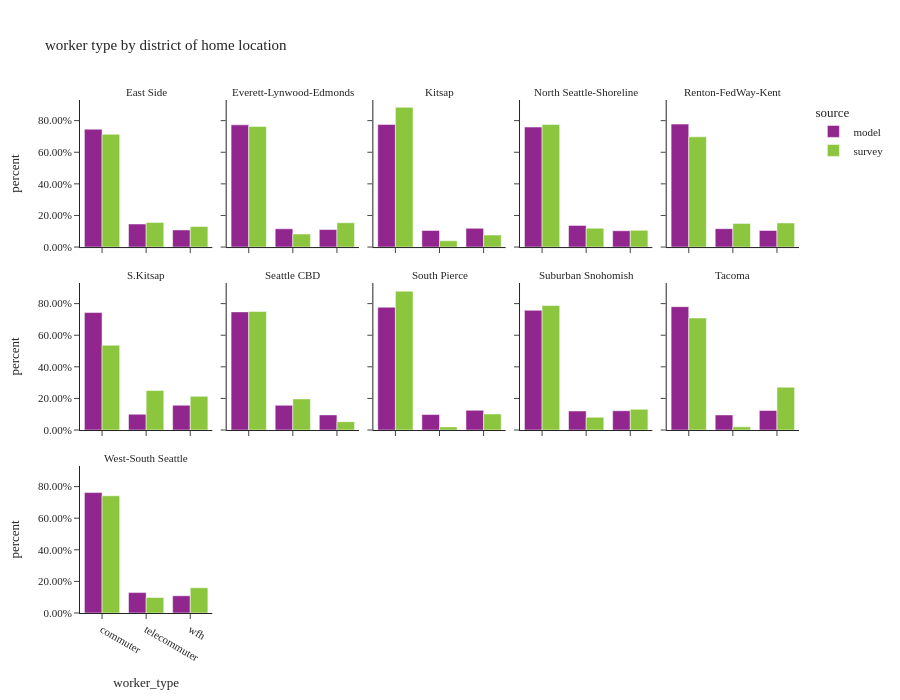

Write notebook code for a chart like this one.
### Code cell
df_worker_count = workers.groupby(['source','district_name_hh','worker_type']).agg(
    total=pd.NamedAgg(column="pdexpfac", aggfunc="sum"),
    sample_size=pd.NamedAgg(column="pdexpfac", aggfunc="size")).reset_index()

df_worker_count = workers.groupby(['source','district_name_hh','worker_type'])['pdexpfac']. \
    sum().reset_index()
df_worker_count['percent'] = df_worker_count.groupby(['source','district_name_hh'], group_keys=False)['pdexpfac']. \
    apply(lambda x: x / float(x.sum()))

df_worker_count_ct = workers.groupby(['source','district_name_hh','worker_type'])['pdexpfac'].count().reset_index(). \
    rename(columns={'pdexpfac':'sample count'})
df_worker_count = df_worker_count.merge(df_worker_count_ct, on=['source','district_name_hh','worker_type']). \
    rename(columns={'pdexpfac':'total count'})

fig = px.bar(df_worker_count.sort_values(by=['source','district_name_hh']), x='worker_type', y="percent",
             facet_col="district_name_hh",facet_col_wrap=5,color="source",
             barmode="group",hover_data=['sample count','total count'],
             title="worker type by district of home location")
fig.for_each_annotation(lambda a: a.update(text = a.text.split("=")[-1]))
fig.update_layout(height=700, width=900, font=dict(size=11))
fig.for_each_yaxis(lambda a: a.update(tickformat = ".2%"))
fig.update_xaxes(categoryorder='array', categoryarray= ['commuter','telecommuter','wfh'])
fig.show()

### Figure 1 — Plotly figure (JSON) as saved in the notebook; plotly's stock layout.template omitted (floating-point values rounded to 4 significant figures)
{"data": [{"alignmentgroup": "True", "customdata": [[144200.0, 288300.0], [28170.0, 56330.0], [20950.0, 41880.0]], "hovertemplate": "source=model<br>district_name_hh=East Side<br>worker_type=%{x}<br>percent=%{y}<br>sample count=%{customdata[0]}<br>total count=%{customdata[1]}<extra></extra>", "legendgroup": "model", "marker": {"color": "#91268F", "pattern": {"shape": ""}}, "name": "model", "offsetgroup": "model", "orientation": "v", "showlegend": true, "textposition": "auto", "type": "bar", "x": ["commuter", "telecommuter", "wfh"], "xaxis": "x11", "y": [0.7459, 0.1457, 0.1083], "yaxis": "y11"}, {"alignmentgroup": "True", "customdata": [[64060.0, 128100.0], [9571.0, 19140.0], [9185.0, 18370.0]], "hovertemplate": "source=model<br>district_name_hh=Everett-Lynwood-Edmonds<br>worker_type=%{x}<br>percent=%{y}<br>sample count=%{customdata[0]}<br>total count=%{customdata[1]}<extra></extra>", "legendgroup": "model", "marker": {"color": "#91268F", "pattern": {"shape": ""}}, "name": "model", "offsetgroup": "model", "orientation": "v", "showlegend": false, "textposition": "auto", "type": "bar", "x": ["commuter", "telecommuter", "wfh"], "xaxis": "x12", "y": [0.7735, 0.1156, 0.1109], "yaxis": "y12"}, {"alignmentgroup": "True", "customdata": [[47750.0, 95470.0], [6493.0, 12980.0], [7281.0, 14560.0]], "hovertemplate": "source=model<br>district_name_hh=Kitsap<br>worker_type=%{x}<br>percent=%{y}<br>sample count=%{customdata[0]}<br>total count=%{customdata[1]}<extra></extra>", "legendgroup": "model", "marker": {"color": "#91268F", "pattern": {"shape": ""}}, "name": "model", "offsetgroup": "model", "orientation": "v", "showlegend": false, "textposition": "auto", "type": "bar", "x": ["commuter", "telecommuter", "wfh"], "xaxis": "x13", "y": [0.7761, 0.1056, 0.1184], "yaxis": "y13"}, {"alignmentgroup": "True", "customdata": [[85020.0, 169700.0], [15340.0, 30650.0], [11550.0, 23080.0]], "hovertemplate": "source=model<br>district_name_hh=North Seattle-Shoreline<br>worker_type=%{x}<br>percent=%{y}<br>sample count=%{customdata[0]}<br>total count=%{customdata[1]}<extra></extra>", "legendgroup": "model", "marker": {"color": "#91268F", "pattern": {"shape": ""}}, "name": "model", "offsetgroup": "model", "orientation": "v", "showlegend": false, "textposition": "auto", "type": "bar", "x": ["commuter", "telecommuter", "wfh"], "xaxis": "x14", "y": [0.7595, 0.1372, 0.1033], "yaxis": "y14"}, {"alignmentgroup": "True", "customdata": [[133200.0, 265900.0], [19930.0, 39820.0], [18040.0, 36030.0]], "hovertemplate": "source=model<br>district_name_hh=Renton-FedWay-Kent<br>worker_type=%{x}<br>percent=%{y}<br>sample count=%{customdata[0]}<br>total count=%{customdata[1]}<extra></extra>", "legendgroup": "model", "marker": {"color": "#91268F", "pattern": {"shape": ""}}, "name": "model", "offsetgroup": "model", "orientation": "v", "showlegend": false, "textposition": "auto", "type": "bar", "x": ["commuter", "telecommuter", "wfh"], "xaxis": "x15", "y": [0.7781, 0.1165, 0.1054], "yaxis": "y15"}, {"alignmentgroup": "True", "customdata": [[97720.0, 24430.0], [13110.0, 3278.0], [20620.0, 5154.0]], "hovertemplate": "source=model<br>district_name_hh=S.Kitsap<br>worker_type=%{x}<br>percent=%{y}<br>sample count=%{customdata[0]}<br>total count=%{customdata[1]}<extra></extra>", "legendgroup": "model", "marker": {"color": "#91268F", "pattern": {"shape": ""}}, "name": "model", "offsetgroup": "model", "orientation": "v", "showlegend": false, "textposition": "auto", "type": "bar", "x": ["commuter", "telecommuter", "wfh"], "xaxis": "x6", "y": [0.7434, 0.09974, 0.1569], "yaxis": "y6"}, {"alignmentgroup": "True", "customdata": [[62050.0, 123900.0], [13010.0, 25960.0], [7953.0, 15870.0]], "hovertemplate": "source=model<br>district_name_hh=Seattle CBD<br>worker_type=%{x}<br>percent=%{y}<br>sample count=%{customdata[0]}<br>total count=%{customdata[1]}<extra></extra>", "legendgroup": "model", "marker": {"color": "#91268F", "pattern": {"shape": ""}}, "name": "model", "offsetgroup": "model", "orientation": "v", "showlegend": false, "textposition": "auto", "type": "bar", "x": ["commuter", "telecommuter", "wfh"], "xaxis": "x7", "y": [0.7475, 0.1567, 0.09581], "yaxis": "y7"}, {"alignmentgroup": "True", "customdata": [[876600.0, 219100.0], [110500.0, 27630.0], [140900.0, 35230.0]], "hovertemplate": "source=model<br>district_name_hh=South Pierce<br>worker_type=%{x}<br>percent=%{y}<br>sample count=%{customdata[0]}<br>total count=%{customdata[1]}<extra></extra>", "legendgroup": "model", "marker": {"color": "#91268F", "pattern": {"shape": ""}}, "name": "model", "offsetgroup": "model", "orientation": "v", "showlegend": false, "textposition": "auto", "type": "bar", "x": ["commuter", "telecommuter", "wfh"], "xaxis": "x8", "y": [0.7771, 0.09798, 0.1249], "yaxis": "y8"}, {"alignmentgroup": "True", "customdata": [[103100.0, 206100.0], [16380.0, 32750.0], [16590.0, 33180.0]], "hovertemplate": "source=model<br>district_name_hh=Suburban Snohomish<br>worker_type=%{x}<br>percent=%{y}<br>sample count=%{customdata[0]}<br>total count=%{customdata[1]}<extra></extra>", "legendgroup": "model", "marker": {"color": "#91268F", "pattern": {"shape": ""}}, "name": "model", "offsetgroup": "model", "orientation": "v", "showlegend": false, "textposition": "auto", "type": "bar", "x": ["commuter", "telecommuter", "wfh"], "xaxis": "x9", "y": [0.7576, 0.1204, 0.122], "yaxis": "y9"}, {"alignmentgroup": "True", "customdata": [[412200.0, 103100.0], [50440.0, 12610.0], [65390.0, 16350.0]], "hovertemplate": "source=model<br>district_name_hh=Tacoma<br>worker_type=%{x}<br>percent=%{y}<br>sample count=%{customdata[0]}<br>total count=%{customdata[1]}<extra></extra>", "legendgroup": "model", "marker": {"color": "#91268F", "pattern": {"shape": ""}}, "name": "model", "offsetgroup": "model", "orientation": "v", "showlegend": false, "textposition": "auto", "type": "bar", "x": ["commuter", "telecommuter", "wfh"], "xaxis": "x10", "y": [0.7806, 0.09553, 0.1238], "yaxis": "y10"}, {"alignmentgroup": "True", "customdata": [[59810.0, 119600.0], [10120.0, 20260.0], [8541.0, 17090.0]], "hovertemplate": "source=model<br>district_name_hh=West-South Seattle<br>worker_type=%{x}<br>percent=%{y}<br>sample count=%{customdata[0]}<br>total count=%{customdata[1]}<extra></extra>", "legendgroup": "model", "marker": {"color": "#91268F", "pattern": {"shape": ""}}, "name": "model", "offsetgroup": "model", "orientation": "v", "showlegend": false, "textposition": "auto", "type": "bar", "x": ["commuter", "telecommuter", "wfh"], "xaxis": "x", "y": [0.762, 0.1291, 0.1089], "yaxis": "y"}, {"alignmentgroup": "True", "customdata": [[477.0, 235300.0], [231.0, 51320.0], [201.0, 42970.0]], "hovertemplate": "source=survey<br>district_name_hh=East Side<br>worker_type=%{x}<br>percent=%{y}<br>sample count=%{customdata[0]}<br>total count=%{customdata[1]}<extra></extra>", "legendgroup": "survey", "marker": {"color": "#8CC63E", "pattern": {"shape": ""}}, "name": "survey", "offsetgroup": "survey", "orientation": "v", "showlegend": true, "textposition": "auto", "type": "bar", "x": ["commuter", "telecommuter", "wfh"], "xaxis": "x11", "y": [0.7139, 0.1557, 0.1304], "yaxis": "y11"}, {"alignmentgroup": "True", "customdata": [[83.0, 76280.0], [14.0, 8232.0], [29.0, 15390.0]], "hovertemplate": "source=survey<br>district_name_hh=Everett-Lynwood-Edmonds<br>worker_type=%{x}<br>percent=%{y}<br>sample count=%{customdata[0]}<br>total count=%{customdata[1]}<extra></extra>", "legendgroup": "survey", "marker": {"color": "#8CC63E", "pattern": {"shape": ""}}, "name": "survey", "offsetgroup": "survey", "orientation": "v", "showlegend": false, "textposition": "auto", "type": "bar", "x": ["commuter", "telecommuter", "wfh"], "xaxis": "x12", "y": [0.7636, 0.0824, 0.154], "yaxis": "y12"}, {"alignmentgroup": "True", "customdata": [[112.0, 89410.0], [17.0, 3999.0], [35.0, 7721.0]], "hovertemplate": "source=survey<br>district_name_hh=Kitsap<br>worker_type=%{x}<br>percent=%{y}<br>sample count=%{customdata[0]}<br>total count=%{customdata[1]}<extra></extra>", "legendgroup": "survey", "marker": {"color": "#8CC63E", "pattern": {"shape": ""}}, "name": "survey", "offsetgroup": "survey", "orientation": "v", "showlegend": false, "textposition": "auto", "type": "bar", "x": ["commuter", "telecommuter", "wfh"], "xaxis": "x13", "y": [0.8841, 0.03955, 0.07634], "yaxis": "y13"}, {"alignmentgroup": "True", "customdata": [[257.0, 98150.0], [109.0, 15080.0], [112.0, 13380.0]], "hovertemplate": "source=survey<br>district_name_hh=North Seattle-Shoreline<br>worker_type=%{x}<br>percent=%{y}<br>sample count=%{customdata[0]}<br>total count=%{customdata[1]}<extra></extra>", "legendgroup": "survey", "marker": {"color": "#8CC63E", "pattern": {"shape": ""}}, "name": "survey", "offsetgroup": "survey", "orientation": "v", "showlegend": false, "textposition": "auto", "type": "bar", "x": ["commuter", "telecommuter", "wfh"], "xaxis": "x14", "y": [0.7752, 0.1191, 0.1057], "yaxis": "y14"}, {"alignmentgroup": "True", "customdata": [[412.0, 191900.0], [156.0, 41220.0], [165.0, 41970.0]], "hovertemplate": "source=survey<br>district_name_hh=Renton-FedWay-Kent<br>worker_type=%{x}<br>percent=%{y}<br>sample count=%{customdata[0]}<br>total count=%{customdata[1]}<extra></extra>", "legendgroup": "survey", "marker": {"color": "#8CC63E", "pattern": {"shape": ""}}, "name": "survey", "offsetgroup": "survey", "orientation": "v", "showlegend": false, "textposition": "auto", "type": "bar", "x": ["commuter", "telecommuter", "wfh"], "xaxis": "x15", "y": [0.6976, 0.1499, 0.1526], "yaxis": "y15"}, {"alignmentgroup": "True", "customdata": [[30.0, 11570.0], [12.0, 5396.0], [10.0, 4599.0]], "hovertemplate": "source=survey<br>district_name_hh=S.Kitsap<br>worker_type=%{x}<br>percent=%{y}<br>sample count=%{customdata[0]}<br>total count=%{customdata[1]}<extra></extra>", "legendgroup": "survey", "marker": {"color": "#8CC63E", "pattern": {"shape": ""}}, "name": "survey", "offsetgroup": "survey", "orientation": "v", "showlegend": false, "textposition": "auto", "type": "bar", "x": ["commuter", "telecommuter", "wfh"], "xaxis": "x6", "y": [0.5365, 0.2503, 0.2133], "yaxis": "y6"}, {"alignmentgroup": "True", "customdata": [[104.0, 43030.0], [33.0, 11300.0], [29.0, 3025.0]], "hovertemplate": "source=survey<br>district_name_hh=Seattle CBD<br>worker_type=%{x}<br>percent=%{y}<br>sample count=%{customdata[0]}<br>total count=%{customdata[1]}<extra></extra>", "legendgroup": "survey", "marker": {"color": "#8CC63E", "pattern": {"shape": ""}}, "name": "survey", "offsetgroup": "survey", "orientation": "v", "showlegend": false, "textposition": "auto", "type": "bar", "x": ["commuter", "telecommuter", "wfh"], "xaxis": "x7", "y": [0.7502, 0.197, 0.05273], "yaxis": "y7"}, {"alignmentgroup": "True", "customdata": [[166.0, 174800.0], [29.0, 3873.0], [46.0, 20200.0]], "hovertemplate": "source=survey<br>district_name_hh=South Pierce<br>worker_type=%{x}<br>percent=%{y}<br>sample count=%{customdata[0]}<br>total count=%{customdata[1]}<extra></extra>", "legendgroup": "survey", "marker": {"color": "#8CC63E", "pattern": {"shape": ""}}, "name": "survey", "offsetgroup": "survey", "orientation": "v", "showlegend": false, "textposition": "auto", "type": "bar", "x": ["commuter", "telecommuter", "wfh"], "xaxis": "x8", "y": [0.8789, 0.01947, 0.1016], "yaxis": "y8"}, {"alignmentgroup": "True", "customdata": [[139.0, 143300.0], [40.0, 14730.0], [48.0, 23890.0]], "hovertemplate": "source=survey<br>district_name_hh=Suburban Snohomish<br>worker_type=%{x}<br>percent=%{y}<br>sample count=%{customdata[0]}<br>total count=%{customdata[1]}<extra></extra>", "legendgroup": "survey", "marker": {"color": "#8CC63E", "pattern": {"shape": ""}}, "name": "survey", "offsetgroup": "survey", "orientation": "v", "showlegend": false, "textposition": "auto", "type": "bar", "x": ["commuter", "telecommuter", "wfh"], "xaxis": "x9", "y": [0.7877, 0.08097, 0.1313], "yaxis": "y9"}, {"alignmentgroup": "True", "customdata": [[43.0, 45980.0], [13.0, 1297.0], [9.0, 17590.0]], "hovertemplate": "source=survey<br>district_name_hh=Tacoma<br>worker_type=%{x}<br>percent=%{y}<br>sample count=%{customdata[0]}<br>total count=%{customdata[1]}<extra></extra>", "legendgroup": "survey", "marker": {"color": "#8CC63E", "pattern": {"shape": ""}}, "name": "survey", "offsetgroup": "survey", "orientation": "v", "showlegend": false, "textposition": "auto", "type": "bar", "x": ["commuter", "telecommuter", "wfh"], "xaxis": "x10", "y": [0.7088, 0.01999, 0.2712], "yaxis": "y10"}, {"alignmentgroup": "True", "customdata": [[233.0, 102100.0], [88.0, 13520.0], [85.0, 21990.0]], "hovertemplate": "source=survey<br>district_name_hh=West-South Seattle<br>worker_type=%{x}<br>percent=%{y}<br>sample count=%{customdata[0]}<br>total count=%{customdata[1]}<extra></extra>", "legendgroup": "survey", "marker": {"color": "#8CC63E", "pattern": {"shape": ""}}, "name": "survey", "offsetgroup": "survey", "orientation": "v", "showlegend": false, "textposition": "auto", "type": "bar", "x": ["commuter", "telecommuter", "wfh"], "xaxis": "x", "y": [0.742, 0.09823, 0.1598], "yaxis": "y"}], "layout": {"annotations": [{"font": {}, "showarrow": false, "text": "West-South Seattle", "x": 0.092, "xanchor": "center", "xref": "paper", "y": 0.2867, "yanchor": "bottom", "yref": "paper"}, {"font": {}, "showarrow": false, "text": "S.Kitsap", "x": 0.092, "xanchor": "center", "xref": "paper", "y": 0.6433, "yanchor": "bottom", "yref": "paper"}, {"font": {}, "showarrow": false, "text": "Seattle CBD", "x": 0.296, "xanchor": "center", "xref": "paper", "y": 0.6433, "yanchor": "bottom", "yref": "paper"}, {"font": {}, "showarrow": false, "text": "South Pierce", "x": 0.5, "xanchor": "center", "xref": "paper", "y": 0.6433, "yanchor": "bottom", "yref": "paper"}, {"font": {}, "showarrow": false, "text": "Suburban Snohomish", "x": 0.704, "xanchor": "center", "xref": "paper", "y": 0.6433, "yanchor": "bottom", "yref": "paper"}, {"font": {}, "showarrow": false, "text": "Tacoma", "x": 0.908, "xanchor": "center", "xref": "paper", "y": 0.6433, "yanchor": "bottom", "yref": "paper"}, {"font": {}, "showarrow": false, "text": "East Side", "x": 0.092, "xanchor": "center", "xref": "paper", "y": 1.0, "yanchor": "bottom", "yref": "paper"}, {"font": {}, "showarrow": false, "text": "Everett-Lynwood-Edmonds", "x": 0.296, "xanchor": "center", "xref": "paper", "y": 1.0, "yanchor": "bottom", "yref": "paper"}, {"font": {}, "showarrow": false, "text": "Kitsap", "x": 0.5, "xanchor": "center", "xref": "paper", "y": 1.0, "yanchor": "bottom", "yref": "paper"}, {"font": {}, "showarrow": false, "text": "North Seattle-Shoreline", "x": 0.704, "xanchor": "center", "xref": "paper", "y": 1.0, "yanchor": "bottom", "yref": "paper"}, {"font": {}, "showarrow": false, "text": "Renton-FedWay-Kent", "x": 0.908, "xanchor": "center", "xref": "paper", "y": 1.0, "yanchor": "bottom", "yref": "paper"}], "barmode": "group", "font": {"size": 11}, "height": 700, "legend": {"title": {"text": "source"}, "tracegroupgap": 0}, "title": {"text": "worker type by district of home location"}, "width": 900, "xaxis": {"anchor": "y", "categoryarray": ["commuter", "telecommuter", "wfh"], "categoryorder": "array", "domain": [0.0, 0.184], "title": {"text": "worker_type"}}, "xaxis10": {"anchor": "y10", "categoryarray": ["commuter", "telecommuter", "wfh"], "categoryorder": "array", "domain": [0.816, 1.0], "matches": "x", "showticklabels": false}, "xaxis11": {"anchor": "y11", "categoryarray": ["commuter", "telecommuter", "wfh"], "categoryorder": "array", "domain": [0.0, 0.184], "matches": "x", "showticklabels": false}, "xaxis12": {"anchor": "y12", "categoryarray": ["commuter", "telecommuter", "wfh"], "categoryorder": "array", "domain": [0.204, 0.388], "matches": "x", "showticklabels": false}, "xaxis13": {"anchor": "y13", "categoryarray": ["commuter", "telecommuter", "wfh"], "categoryorder": "array", "domain": [0.408, 0.592], "matches": "x", "showticklabels": false}, "xaxis14": {"anchor": "y14", "categoryarray": ["commuter", "telecommuter", "wfh"], "categoryorder": "array", "domain": [0.612, 0.796], "matches": "x", "showticklabels": false}, "xaxis15": {"anchor": "y15", "categoryarray": ["commuter", "telecommuter", "wfh"], "categoryorder": "array", "domain": [0.816, 1.0], "matches": "x", "showticklabels": false}, "xaxis2": {"anchor": "y2", "categoryarray": ["commuter", "telecommuter", "wfh"], "categoryorder": "array", "domain": [0.204, 0.388], "matches": "x", "title": {"text": "worker_type"}}, "xaxis3": {"anchor": "y3", "categoryarray": ["commuter", "telecommuter", "wfh"], "categoryorder": "array", "domain": [0.408, 0.592], "matches": "x", "title": {"text": "worker_type"}}, "xaxis4": {"anchor": "y4", "categoryarray": ["commuter", "telecommuter", "wfh"], "categoryorder": "array", "domain": [0.612, 0.796], "matches": "x", "title": {"text": "worker_type"}}, "xaxis5": {"anchor": "y5", "categoryarray": ["commuter", "telecommuter", "wfh"], "categoryorder": "array", "domain": [0.816, 1.0], "matches": "x", "title": {"text": "worker_type"}}, "xaxis6": {"anchor": "y6", "categoryarray": ["commuter", "telecommuter", "wfh"], "categoryorder": "array", "domain": [0.0, 0.184], "matches": "x", "showticklabels": false}, "xaxis7": {"anchor": "y7", "categoryarray": ["commuter", "telecommuter", "wfh"], "categoryorder": "array", "domain": [0.204, 0.388], "matches": "x", "showticklabels": false}, "xaxis8": {"anchor": "y8", "categoryarray": ["commuter", "telecommuter", "wfh"], "categoryorder": "array", "domain": [0.408, 0.592], "matches": "x", "showticklabels": false}, "xaxis9": {"anchor": "y9", "categoryarray": ["commuter", "telecommuter", "wfh"], "categoryorder": "array", "domain": [0.612, 0.796], "matches": "x", "showticklabels": false}, "yaxis": {"anchor": "x", "domain": [0.0, 0.2867], "tickformat": ".2%", "title": {"text": "percent"}}, "yaxis10": {"anchor": "x10", "domain": [0.3567, 0.6433], "matches": "y", "showticklabels": false, "tickformat": ".2%"}, "yaxis11": {"anchor": "x11", "domain": [0.7133, 1.0], "matches": "y", "tickformat": ".2%", "title": {"text": "percent"}}, "yaxis12": {"anchor": "x12", "domain": [0.7133, 1.0], "matches": "y", "showticklabels": false, "tickformat": ".2%"}, "yaxis13": {"anchor": "x13", "domain": [0.7133, 1.0], "matches": "y", "showticklabels": false, "tickformat": ".2%"}, "yaxis14": {"anchor": "x14", "domain": [0.7133, 1.0], "matches": "y", "showticklabels": false, "tickformat": ".2%"}, "yaxis15": {"anchor": "x15", "domain": [0.7133, 1.0], "matches": "y", "showticklabels": false, "tickformat": ".2%"}, "yaxis2": {"anchor": "x2", "domain": [0.0, 0.2867], "matches": "y", "showticklabels": false, "tickformat": ".2%"}, "yaxis3": {"anchor": "x3", "domain": [0.0, 0.2867], "matches": "y", "showticklabels": false, "tickformat": ".2%"}, "yaxis4": {"anchor": "x4", "domain": [0.0, 0.2867], "matches": "y", "showticklabels": false, "tickformat": ".2%"}, "yaxis5": {"anchor": "x5", "domain": [0.0, 0.2867], "matches": "y", "showticklabels": false, "tickformat": ".2%"}, "yaxis6": {"anchor": "x6", "domain": [0.3567, 0.6433], "matches": "y", "tickformat": ".2%", "title": {"text": "percent"}}, "yaxis7": {"anchor": "x7", "domain": [0.3567, 0.6433], "matches": "y", "showticklabels": false, "tickformat": ".2%"}, "yaxis8": {"anchor": "x8", "domain": [0.3567, 0.6433], "matches": "y", "showticklabels": false, "tickformat": ".2%"}, "yaxis9": {"anchor": "x9", "domain": [0.3567, 0.6433], "matches": "y", "showticklabels": false, "tickformat": ".2%"}}}
